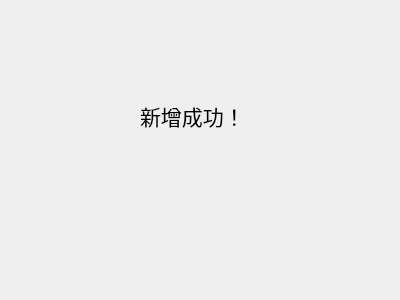
<?xml version="1.0" encoding="UTF-8"?>
<ui version="4.0">
 <class>Dialog</class>
 <widget class="QDialog" name="Dialog">
  <property name="geometry">
   <rect>
    <x>0</x>
    <y>0</y>
    <width>400</width>
    <height>300</height>
   </rect>
  </property>
  <property name="windowTitle">
   <string>Dialog</string>
  </property>
  <widget class="QLabel" name="label">
   <property name="geometry">
    <rect>
     <x>140</x>
     <y>90</y>
     <width>101</width>
     <height>51</height>
    </rect>
   </property>
   <property name="font">
    <font>
     <family>宋体</family>
     <pointsize>16</pointsize>
    </font>
   </property>
   <property name="text">
    <string>新增成功！</string>
   </property>
  </widget>
 </widget>
 <resources/>
 <connections/>
</ui>
